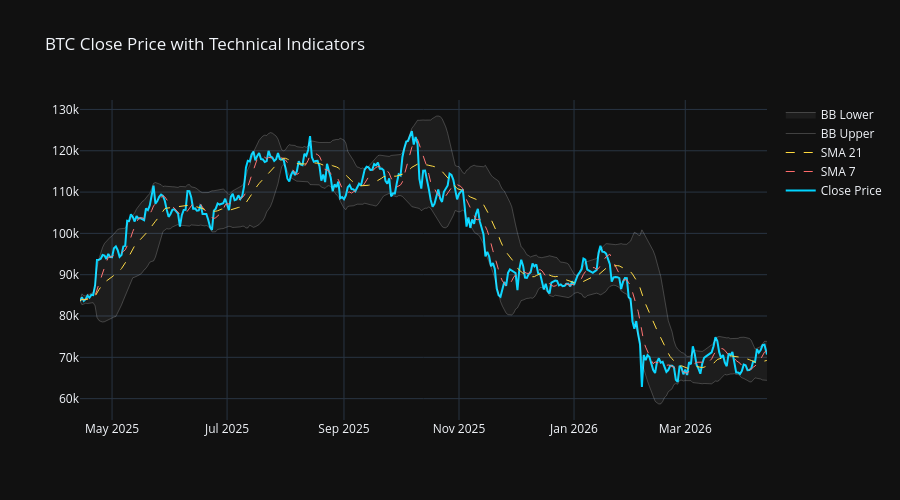

Source (notebook cell):
### Code cell
fig = go.Figure()
fig.add_trace(go.Scatter(x=df_features['date'], y=df_features['close'],
                         name='Close Price', line=dict(color='#00d4ff', width=2)))
fig.add_trace(go.Scatter(x=df_features['date'], y=df_features['SMA_7'],
                         name='SMA 7', line=dict(color='#ff6b6b', width=1, dash='dash')))
fig.add_trace(go.Scatter(x=df_features['date'], y=df_features['SMA_21'],
                         name='SMA 21', line=dict(color='#ffd93d', width=1, dash='dash')))
fig.add_trace(go.Scatter(x=df_features['date'], y=df_features['BB_upper'],
                         name='BB Upper', line=dict(color='rgba(255,255,255,0.2)', width=1)))
fig.add_trace(go.Scatter(x=df_features['date'], y=df_features['BB_lower'],
                         name='BB Lower', line=dict(color='rgba(255,255,255,0.2)', width=1),
                         fill='tonexty', fillcolor='rgba(255,255,255,0.05)'))

fig.update_layout(template='plotly_dark', height=500,
                  title=f'{COIN} Close Price with Technical Indicators')
fig.show()

### Figure 1 — Plotly figure (JSON) as saved in the notebook; plotly's stock layout.template omitted (floating-point values rounded to 4 significant figures; data arrays with more than 128 entries replaced by an {"elided": "..."} marker saying what was removed)
{"data": [{"line": {"color": "#00d4ff", "width": 2}, "name": "Close Price", "x": {"elided": "366 str values"}, "y": {"elided": "366 float values"}, "type": "scatter"}, {"line": {"color": "#ff6b6b", "dash": "dash", "width": 1}, "name": "SMA 7", "x": {"elided": "366 str values"}, "y": {"elided": "366 float values"}, "type": "scatter"}, {"line": {"color": "#ffd93d", "dash": "dash", "width": 1}, "name": "SMA 21", "x": {"elided": "366 str values"}, "y": {"elided": "366 float values"}, "type": "scatter"}, {"line": {"color": "rgba(255,255,255,0.2)", "width": 1}, "name": "BB Upper", "x": {"elided": "366 str values"}, "y": {"elided": "366 float values"}, "type": "scatter"}, {"fill": "tonexty", "fillcolor": "rgba(255,255,255,0.05)", "line": {"color": "rgba(255,255,255,0.2)", "width": 1}, "name": "BB Lower", "x": {"elided": "366 str values"}, "y": {"elided": "366 float values"}, "type": "scatter"}], "layout": {"height": 500, "title": {"text": "BTC Close Price with Technical Indicators"}}}
